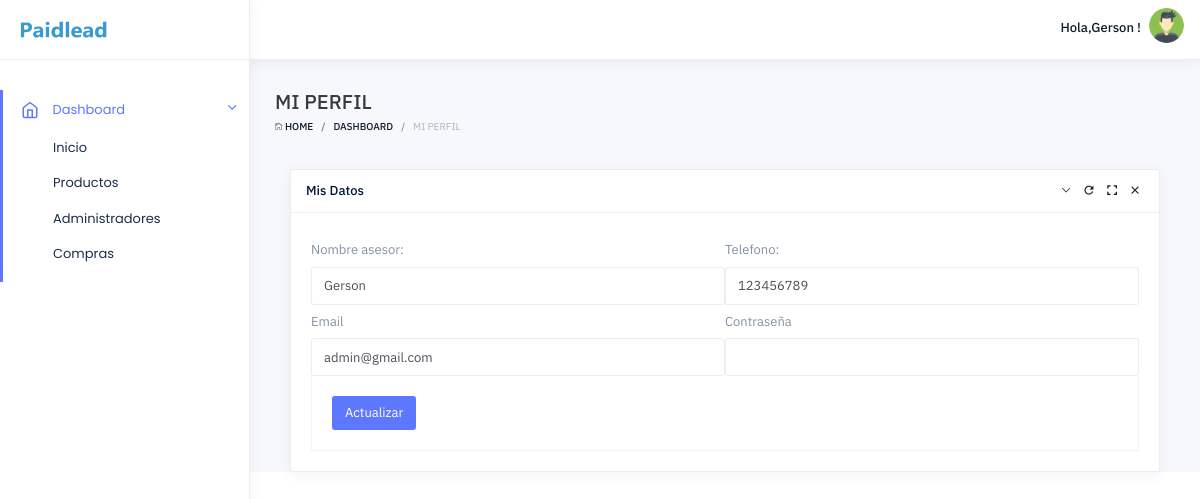
Screenshot of /Perfil.php (signed in) with the database file from the repository.
### tables this page shows
CREATE TABLE `administrador` (
  `id` int(11) NOT NULL,
  `nombre_asesor` varchar(100) NOT NULL,
  `telefono` int(15) NOT NULL,
  `email` varchar(100) NOT NULL,
  `password` varchar(100) NOT NULL,
  `admin` int(11) NOT NULL
);

### Perfil.php (shortened to what this page needs)
<?php
include 'configuracion/database.php';
if (isset($_SESSION['user_id'])) {
    $records = $conn->prepare('SELECT *FROM administrador WHERE id = :id  ');
    $records->bindParam(':id', $_SESSION['user_id']);
    $records->execute();
    $results = $records->fetch(PDO::FETCH_ASSOC);
    $user = null;
    if (count($results) > 0) {
        $user = $results;
    }
}
$id_usuario = $_SESSION['user_id'];
$consultar_clientes = $conn->prepare("SELECT * FROM administrador WHERE id='$id_usuario'");
$consultar_clientes->execute();
$consultar_clientes = $consultar_clientes->fetchAll(PDO::FETCH_ASSOC);
?>
<?php if (!empty($user)){?>
<?php include "headers/header.php"?>
<body>
    <div class="page-container">
        <div class="page-content">
            <div class="page-inner">
                <div id="main-wrapper">
                    <div class="pageheader pd-t-25 pd-b-35">
                        <div class="pd-t-5 pd-b-5">
                            <h1 class="pd-0 mg-0 tx-20">MI PERFIL</h1>
                        </div>
                        <div class="breadcrumb pd-0 mg-0">
                            <a class="breadcrumb-item" href="index.html"><i class="icon ion-ios-home-outline"></i>
                                Home</a>
                            <a class="breadcrumb-item" href="#">Dashboard</a>
                            <span class="breadcrumb-item active">Mi perfil</span>
                        </div>
                    </div>
                </div>
                <div class="col-md-12 col-lg-12">
                    <div class="card mg-b-20">
                        <div class="card-header">
                            <h4 class="card-header-title">
                              Mis datos
                            </h4>
                            <div class="card-header-btn">
                                <a href="#" data-toggle="collapse" class="btn card-collapse" data-target="#collapse3"
                                    aria-expanded="true"><i class="ion-ios-arrow-down"></i></a>
                                <a href="#" data-toggle="refresh" class="btn card-refresh"><i
                                        class="ion-android-refresh"></i></a>
                                <a href="#" data-toggle="expand" class="btn card-expand"><i
                                        class="ion-android-expand"></i></a>
                                <a href="#" data-toggle="remove" class="btn card-remove"><i
                                        class="ion-android-close"></i></a>
                            </div>
                        </div>
                        <div class="card-body collapse show" id="collapse3">
                            <div class="form-layout form-layout-3">
                               <?php
                               foreach($consultar_clientes as $usuarios){
                                ?>
                                <form action="action/actualizar_admin.php" method="POST">
                                <div class="row no-gutters">
                                    <div class="col-6 col-sm-6">
                                        <label for="recipient-name" class="col-form-label">Nombre asesor:</label>
                                        <input type="text" class="form-control" id="recipient-name" name="nombre_asesor"
                                            value="<?php echo $usuarios["nombre_asesor"]; ?>">
                                    </div>
                                    <div class="col-6 col-sm-6">
                                        <label for="message-text" class="col-form-label">Telefono:</label>
                                        <input type="text" class="form-control" id="recipient-name" name="telefono"
                                            value="<?php echo $usuarios["telefono"]; ?>">
                                    </div>
                                    <div class="col-6 col-sm-6">
                                        <label for="message-text" class="col-form-label">Email</label>
                                        <input type="text" class="form-control" id="recipient-name" name="email"
                                            value="<?php echo $usuarios["email"]; ?>">
                                    </div>
                                    <div class="col-6 col-sm-6">
                                        <label for="message-text" class="col-form-label">Contraseña</label>
                                        <input type="text" class="form-control" id="recipient-name" name="password">
                                    </div>
                                </div>
                                <div class="form-layout-footer bd pd-20 bd-t-0">
                                    <button class="btn btn-custom-primary">Actualizar</button>
                                </div>
                            </div>
                            <?php }?>
                        </div>
                    </div>
                </div>
            </div>
        </div>
    </div>
</body>
<?php include "footers/footer.php" ?>
<?php }else{
echo"<script language='javascript'>window.location='index.php'</script>;";
} ?>

### headers/header.php (shortened to what this page needs)
<?php
include 'configuracion/database.php';
$id_admin = $_SESSION['user_id'];
$consultar_datos_admin = $conn->prepare("SELECT * FROM administrador WHERE id= '$id_admin ' ");
$consultar_datos_admin->execute();
$consultar_datos_admin = $consultar_datos_admin->fetchAll(PDO::FETCH_ASSOC);
foreach($consultar_datos_admin as $users){
    $Nombre_encargado = $users["nombre_asesor"];
    $verificar_admin = $users["admin"];
}
?>
<!DOCTYPE html>
<html lang="zxx">
<head>
    <link type="text/css" rel="stylesheet" href="assets/plugins/bootstrap/css/bootstrap.min.css" />
    <link type="text/css" rel="stylesheet" href="assets/plugins/font-awesome/css/font-awesome.min.css" />
    <link type="text/css" rel="stylesheet" href="assets/plugins/flag-icon/flag-icon.min.css" />
    <link type="text/css" rel="stylesheet" href="assets/plugins/simple-line-icons/css/simple-line-icons.css">
    <link type="text/css" rel="stylesheet" href="assets/plugins/ionicons/css/ionicons.css">
    <link type="text/css" rel="stylesheet" href="assets/plugins/chartist/chartist.css">
    <link type="text/css" rel="stylesheet" href="assets/plugins/apex-chart/apexcharts.css">
    <link type="text/css" rel="stylesheet" href="assets/css/app.min.css" />
    <link type="text/css" rel="stylesheet" href="assets/css/style.min.css" />
</head>
<div class="page-sidebar">
    <div class="logo">
        <a class="logo-img" href="./">
            <img class="desktop-logo" src="assets/images/logo_pequeño_1.png" alt="" style="width:100%;">
        </a>
    </div>
    <div class="page-sidebar-inner">
        <div class="page-sidebar-menu">
            <ul class="accordion-menu">
                <li class="open active">
                    <a href="#"><i data-feather="home"></i>
                        <span>Dashboard</span><i class="accordion-icon fa fa-angle-left"></i></a>
                    <ul class="sub-menu" style="display: block;">
                        <li><a href="inicio.php">Inicio</a></li>
                        <?php
                                if($verificar_admin == 0){
                                ?>
                        <li><a href="ver_productos.php">Productos</a></li>
                        <li><a href="administradores.php">Administradores</a></li>
                        <?php }else{
                                    ?>
                        <?php }?>
                        <li><a href="compras.php">Compras</a></li>
                    </ul>
                </li>
            </ul>
        </div>
    </div>
</div>
<div class="page-header">
    <nav class="navbar navbar-expand-lg">
        <ul class="list-inline list-unstyled mg-r-20">
            <li class="list-inline-item align-text-top"><a class="hidden-xs hidden-sm" href="#"
                    id="collapsed-sidebar-toggle-button"><i class="ion-navicon tx-20"></i></a></li>
        </ul>
        <div class="header-right pull-right">
            <ul class="list-inline justify-content-end">
                <li class="list-inline-item dropdown">
                    <a href="#" data-toggle="dropdown" aria-haspopup="true" aria-expanded="false">
                        <span class="select-profile">Hola,<?php echo $Nombre_encargado;?>!</span>
                        <img src="assets/images/avatar/avatar1.png" class="img-fluid wd-35 ht-35 rounded-circle" alt="">
                    </a>
                </li>
            </ul>
        </div>
    </nav>
</div>

### rows the page displays
administrador: nombre_asesor "Gerson", telefono "123456789", email "admin@gmail.com"
